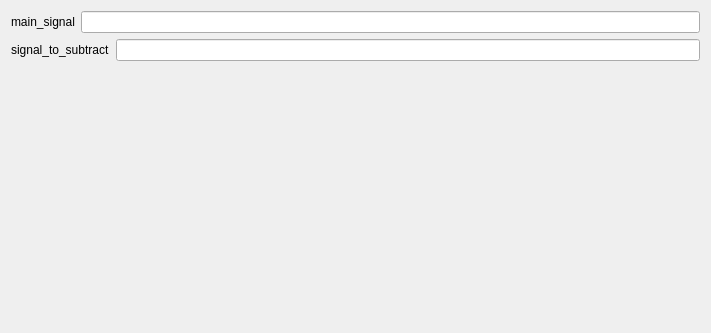
<?xml version="1.0" encoding="UTF-8"?>
<ui version="4.0">
 <class>SubtractSignalsSettingsView</class>
 <widget class="QWidget" name="SubtractSignalsSettingsView">
  <property name="styleSheet">
   <string notr="true">font: 12pt &quot;Roboto&quot;;</string>
  </property>
  <property name="geometry">
   <rect>
    <x>0</x>
    <y>0</y>
    <width>711</width>
    <height>333</height>
   </rect>
  </property>
  <property name="windowTitle">
   <string>Form</string>
  </property>
  <layout class="QVBoxLayout" name="verticalLayout">
   <item>
    <layout class="QHBoxLayout" name="main_signal_horizontalLayout">
     <item>
      <widget class="QLabel" name="main_signal_label">
       <property name="text">
        <string>main_signal</string>
       </property>
      </widget>
     </item>
     <item>
      <widget class="QLineEdit" name="main_signal_lineedit"/>
     </item>
    </layout>
   </item><item>
    <layout class="QHBoxLayout" name="signal_to_subtract_horizontalLayout">
     <item>
      <widget class="QLabel" name="signal_to_subtract_label">
       <property name="text">
        <string>signal_to_subtract</string>
       </property>
      </widget>
     </item>
     <item>
      <widget class="QLineEdit" name="signal_to_subtract_lineedit"/>
     </item>
    </layout>
   </item>
   <item>
    <spacer name="verticalSpacer">
     <property name="orientation">
      <enum>Qt::Vertical</enum>
     </property>
     <property name="sizeHint" stdset="0">
      <size>
       <width>20</width>
       <height>40</height>
      </size>
     </property>
    </spacer>
   </item>
  </layout>
 </widget>
 <resources>
  <include location="../../../../snooz-toolbox/src/main/python/ui/themes/themes.qrc"/>
 </resources>
 <connections/>
 </ui>
